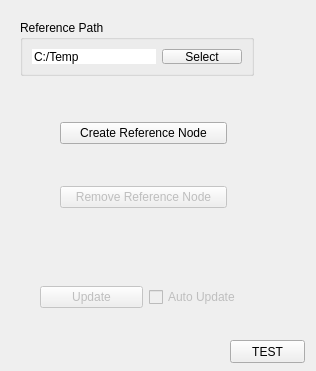
<?xml version="1.0" encoding="UTF-8"?>
<ui version="4.0">
 <class>RefMenuRollup</class>
 <widget class="QWidget" name="RefMenuRollup">
  <property name="windowModality">
   <enum>Qt::NonModal</enum>
  </property>
  <property name="geometry">
   <rect>
    <x>0</x>
    <y>0</y>
    <width>316</width>
    <height>371</height>
   </rect>
  </property>
  <property name="windowTitle">
   <string>Form</string>
  </property>
  <property name="locale">
   <locale language="English" country="UnitedKingdom"/>
  </property>
  <widget class="QWidget" name="gridLayoutWidget">
   <property name="geometry">
    <rect>
     <x>40</x>
     <y>100</y>
     <width>207</width>
     <height>131</height>
    </rect>
   </property>
   <layout class="QGridLayout" name="gridLayout" columnstretch="0">
    <property name="leftMargin">
     <number>20</number>
    </property>
    <property name="topMargin">
     <number>20</number>
    </property>
    <property name="rightMargin">
     <number>20</number>
    </property>
    <property name="bottomMargin">
     <number>20</number>
    </property>
    <property name="verticalSpacing">
     <number>40</number>
    </property>
    <item row="0" column="0">
     <widget class="QPushButton" name="createNodeButton">
      <property name="text">
       <string>Create Reference Node</string>
      </property>
     </widget>
    </item>
    <item row="1" column="0">
     <widget class="QPushButton" name="removeNodeButton">
      <property name="enabled">
       <bool>false</bool>
      </property>
      <property name="text">
       <string>Remove Reference Node</string>
      </property>
      <property name="checkable">
       <bool>false</bool>
      </property>
      <property name="autoDefault">
       <bool>false</bool>
      </property>
      <property name="default">
       <bool>false</bool>
      </property>
     </widget>
    </item>
   </layout>
  </widget>
  <widget class="QGroupBox" name="groupBox">
   <property name="geometry">
    <rect>
     <x>20</x>
     <y>20</y>
     <width>234</width>
     <height>56</height>
    </rect>
   </property>
   <property name="title">
    <string>Reference Path</string>
   </property>
   <layout class="QHBoxLayout" name="horizontalLayout">
    <item>
     <widget class="QLineEdit" name="pathEdit">
      <property name="text">
       <string>C:/Temp</string>
      </property>
      <property name="frame">
       <bool>false</bool>
      </property>
      <property name="readOnly">
       <bool>true</bool>
      </property>
      <property name="clearButtonEnabled">
       <bool>false</bool>
      </property>
     </widget>
    </item>
    <item>
     <widget class="QPushButton" name="pathButton">
      <property name="text">
       <string>Select</string>
      </property>
     </widget>
    </item>
   </layout>
  </widget>
  <widget class="QWidget" name="horizontalLayoutWidget">
   <property name="geometry">
    <rect>
     <x>40</x>
     <y>270</y>
     <width>211</width>
     <height>55</height>
    </rect>
   </property>
   <layout class="QHBoxLayout" name="horizontalLayout_2">
    <item>
     <widget class="QPushButton" name="updateButton">
      <property name="enabled">
       <bool>false</bool>
      </property>
      <property name="text">
       <string>Update</string>
      </property>
     </widget>
    </item>
    <item>
     <widget class="QCheckBox" name="autoUpdateCheck">
      <property name="enabled">
       <bool>false</bool>
      </property>
      <property name="text">
       <string>Auto Update</string>
      </property>
     </widget>
    </item>
   </layout>
  </widget>
  <widget class="QPushButton" name="testButton">
   <property name="geometry">
    <rect>
     <x>230</x>
     <y>340</y>
     <width>75</width>
     <height>23</height>
    </rect>
   </property>
   <property name="text">
    <string>TEST</string>
   </property>
  </widget>
 </widget>
 <resources/>
 <connections/>
</ui>
